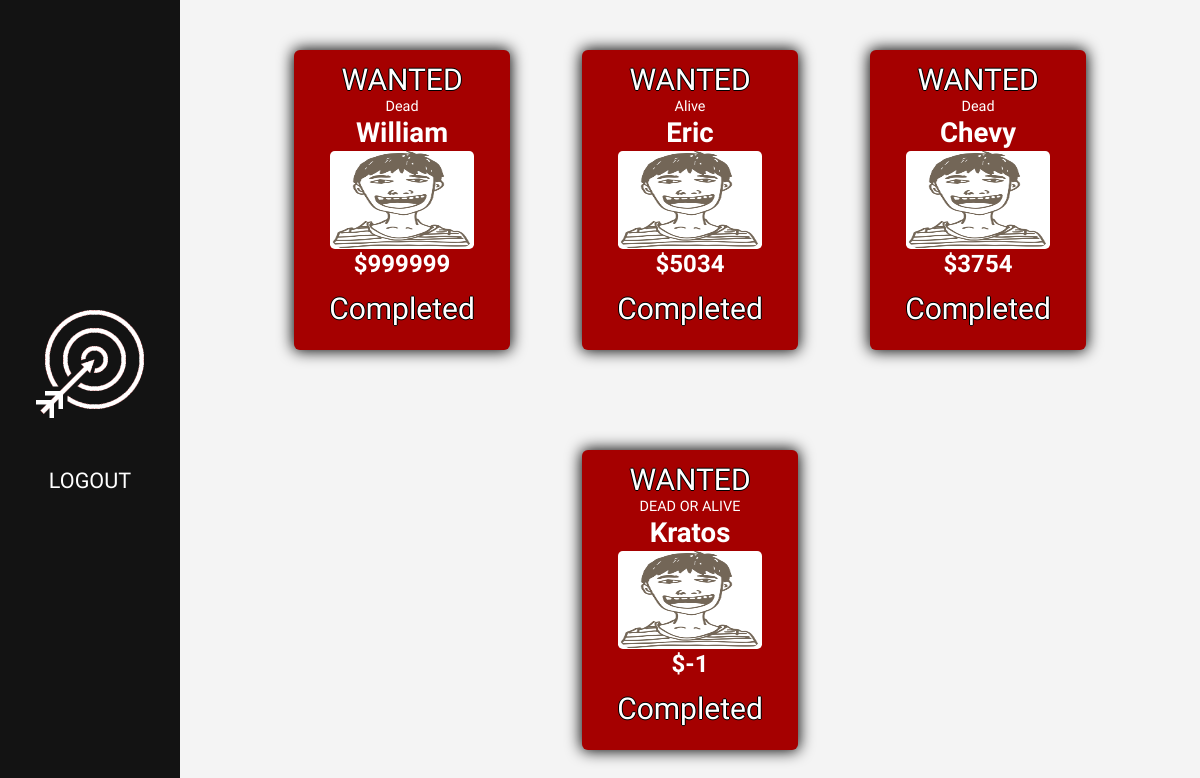
Screenshot of /customer_complete/ (signed in) with the database file from the repository.
### app/models.py (models this page shows)
class BountyPost(models.Model):
    user = models.ForeignKey(User, on_delete=models.CASCADE, null=True, blank=True)
    target_name = models.CharField(max_length=20)
    description = models.TextField()
    bounty = models.IntegerField()
    WANTED = (
        ("Dead", "Dead"),
        ("Alive", "Alive"),
        ("Either", "Either"),
    )
    dead_or_alive = models.CharField(max_length=6, choices=WANTED)
    completed = models.BooleanField()

### app/views.py (the view)
# urls.py: path('customer_complete/', viewCustomerComplete, name='customer_complete')
def viewCustomerComplete(request):
    current_bounty = BountyPost.objects.filter(user=request.user)
    list_completed = []
    for bounty in current_bounty:
        if bounty.completed == True:
            list_completed.append(bounty)
    return render(request, 'customer_completed.html', {'posts':list_completed})

### app/templates/customer_completed.html
{% extends 'base.html' %}
{%block content%}
{%load static%}
<div class='container3'>
    {% for post in posts %}
        <div class="post3">
            <h1>WANTED</h1>
            <div class='d_or_a'>
                {% if post.dead_or_alive == "Either" %}
                    <p>DEAD OR ALIVE</p>
                    {% else %}
                        <p>{{post.dead_or_alive}}</p>
                {% endif %}
            </div>
            <div class='name'>{{post.target_name}}</div>
            <div class='frame'>
                <div class="card-flip">
                    <div class="picture">
                        <img src="{% static "face.png" %}" alt="">
                    </div>
                    <div class="hide">
                        <p>Description:</p>
                        <p>{{post.description}}</p>
                    </div>
                </div>
            </div>
            <div class='money'>${{post.bounty}}</div>
            <div class='set_btn'>
                <h1>Completed</h1>
            </div>
        </div>
    {% endfor %}
</div>
{%endblock content%}

### app/templates/base.html (shortened to what this page needs)
<!DOCTYPE html>
{% load static %}
<html lang="en">
<head>
    <link rel="stylesheet" href="{% static 'styles.css'%}">
</head>
<body class="second_body">
    <div class='header1'>
        <a href="{% url 'home' %}">
            <div class='target'>
                <img class="img_top" src="{% static 'white_target.png' %}" alt="target">
            </div>
        </a>
        <p><a href="{% url 'logout' %}">LOGOUT</a></p>
    </div>
    {%block content%}{%endblock content%}
</body>
</html>

### app/static/styles.css (style rules this page uses)
body { min-height: 100vh; min-width: 100%; background-color: #131313; margin: 0; display: flex; justify-content: flex-end; flex-direction: row; }
.second_body { min-height: 100vh; min-width: 100%; background-color: #f4f4f4; margin: 0; display: block; }
.target, .img_top { height: 12vw; position: relative; left: 0; }
.header1 { height: 100vh; width: 15vw; background-color: #131313; display: flex; flex-direction: column; align-items: center; justify-content: center; font-family: 'Alexandria', sans-serif; row-gap: 2vh; }
.header1 p a { text-decoration: none; color: white; font-size: 1.8vw; transition: .5s; }
.container3 { position: absolute; right: 0; top: 0; height: 100vh; width: 85vw; display: flex; flex-direction: row; align-items: center; justify-content: center; flex-wrap: wrap; overflow-y: auto; column-gap: 6vw; }
.d_or_a { color: white; font-family: 'Alexandria', sans-serif; font-size: 1.2vw; }
.d_or_a p { margin: 0; }
.name { color: white; font-family: 'Alexandria', sans-serif; font-weight: 600; font-size: 2.3vw; }
.frame { background-color: transparent; perspective: 20em; height: 10vw; width: 12vw; display: flex; }
.frame img { height: 100%; width: 100%; border-radius: 1em; }
.card-flip { position: relative; width: 100%; height: 100%; margin: 0em; text-align: center; border-radius: .1em; transition: transform .5s; transform-style: preserve-3d; }
.picture, .hide { position: absolute; border-radius: .3em; width: 100%; height: 100%; backface-visibility: hidden; }
.picture { background-color: white; }
.hide { transform: rotateY(180deg); background-color: white; margin: 0em; padding: 0em; width:100%; height: 100%; text-align: center; font-size: medium; box-shadow: lavender; z-index: 99; overflow-y: scroll; }
.money { color: white; font-family: 'Alexandria', sans-serif; font-weight: 600; font-size: 2vw; }
.set_btn { height: 6vw; width: 15vw; display: flex; flex-direction: none; align-items: center; justify-content: space-evenly; transition: .5s; }
.post3 { height: 23vw; width: 16vw; box-shadow: 0 0 15px 1px black; padding: 1vw; background-color: #A50000; display: flex; flex-direction: column; justify-content: flex-start; align-items: center; row-gap: .1vw; border-radius: 6px; margin-top: 1.5vw; margin-bottom: 1.5vw; }
.post3 h1 { margin: 0; text-align: center; font-family: 'Alexandria', sans-serif; font-size: 2.5vw; color: white; font-weight: 500; text-shadow: -1px 0 black, 0 1px black, 1px 0 black, 0 -1px black; }

### rows the page displays
BountyPost: dead_or_alive "Dead", target_name "William", bounty "999999"
BountyPost: dead_or_alive "Alive", target_name "Eric", bounty "5034"
BountyPost: dead_or_alive "Dead", target_name "Chevy", bounty "3754"
BountyPost: dead_or_alive "DEAD OR ALIVE", target_name "Kratos", bounty "-1"
